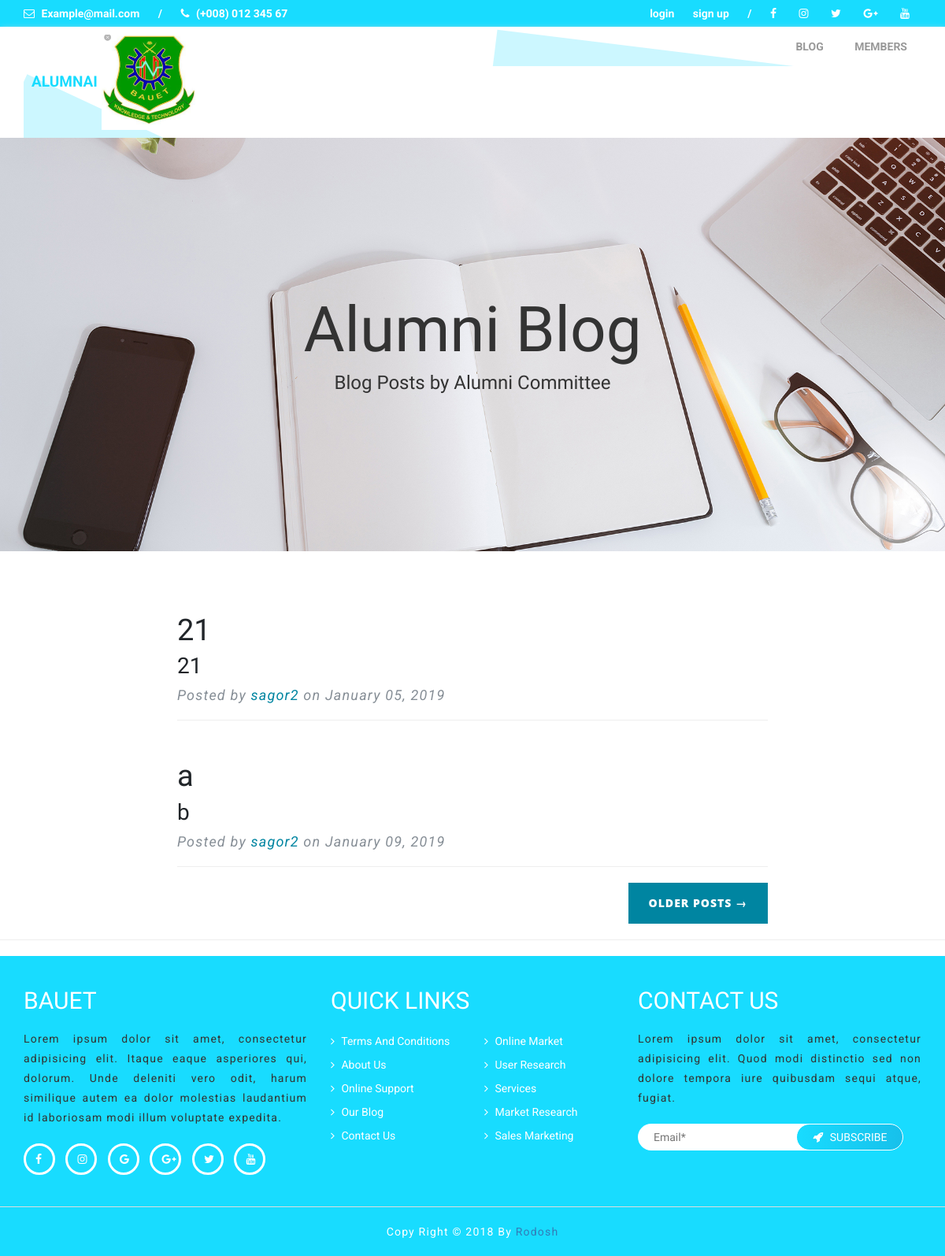
Screenshot of /blog.php with the database file from the repository.
### tables this page shows
CREATE TABLE `blogs` (
  `blog_id` int(11) NOT NULL,
  `user_id` int(11) NOT NULL,
  `title` varchar(255) NOT NULL,
  `subtitle` varchar(255) NOT NULL,
  `content` text NOT NULL,
  `post_date` timestamp NOT NULL DEFAULT CURRENT_TIMESTAMP
);

CREATE TABLE `users` (
  `user_id` int(11) NOT NULL,
  `name` varchar(100) NOT NULL,
  `department_name` varchar(50) NOT NULL,
  `roll` int(50) NOT NULL,
  `session` varchar(50) NOT NULL,
  `passing_year` int(11) NOT NULL,
  `email` varchar(50) NOT NULL,
  `password` varchar(50) NOT NULL,
  `user_type` varchar(50) NOT NULL DEFAULT 'student',
  `verify_status` tinyint(4) NOT NULL DEFAULT '0',
  `last_activity` timestamp NOT NULL DEFAULT CURRENT_TIMESTAMP ON UPDATE CURRENT_TIMESTAMP
);

### classes/Database.php (called while the page is built, shortened)
<?php
class Database
{
	public $host   = "localhost";
    public $user   = "root";
    public $pass   = "";
    public $dbname = "alumni";
	function __construct(){
		$this->connection = new mysqli($this->host, $this->user, $this->pass, $this->dbname);
	}
}

### classes/Blog.php (called while the page is built, shortened)
<?php
include_once('Database.php');
class Blog
{
    public $db;
    function __construct(){
        $this->db = new Database();
    }
    public function all_blogs(){
        $sql = "SELECT * FROM blogs ORDER BY post_date ASC";
        $result = $this->db->connection->query($sql);
        if ($result->num_rows > 0) {
            return $result;
        } else {
            return false;
        }
    }
}

### classes/User.php (called while the page is built, shortened)
<?php
class User
{
    public $db;
    function __construct(){
        include_once('Database.php');
        $this->db = new Database();
    }
    public function get_name_by_id($user_id){
        $sql = "SELECT name FROM users WHERE user_id='$user_id' LIMIT 1";
        $result = $this->db->connection->query($sql);
        $row=mysqli_fetch_assoc($result);
        if ($row) {
            return $row['name'];
        } else {
            return false;
        }
    }
}

### blog.php (the view, shortened to what this page needs)
<?php include_once('header.php');?>
    <div class="masthead" style="background-image: url('img/home-bg.jpg')">
      <div class="container">
        <div class="row">
          <div class="col-lg-offset-2 col-lg-8 col-md-offset-1 col-md-10 mx-auto">
            <div class="site-heading">
              <h1>Alumni Blog</h1>
              <span class="subheading">Blog Posts by Alumni Committee</span>
            </div>
          </div>
        </div>
      </div>
    </div>
    <div class="container">
      <div class="row">
        <div class="col-lg-offset-2 col-lg-8 col-md-offset-1 col-md-10 mx-auto">
			<?php
				$blogs = $blog->all_blogs();
				foreach ($blogs as $blog) {
			?>
	          	<div class="post-preview">
		            <a href="post.php?blog_id=<?php echo $blog['blog_id'];?>">
		              <h2 class="post-title">
		                <?php echo $blog['title'];?>
		              </h2>
		              <h3 class="post-subtitle">
		                <?php echo $blog['subtitle'];?>
		              </h3>
		            </a>
		            <p class="post-meta">Posted by
		              <span style="color:#0085a1;"><?php echo $user->get_name_by_id($blog['user_id']);?></span> on <?php echo date('F d, Y', strtotime($blog['post_date']));?></p>
	          	</div>
	          	<hr>
			<?php
				}
			?>
          <div class="clearfix">
            <a class="btn custom-button float-right" href="#">Older Posts &rarr;</a>
          </div>
        </div>
      </div>
    </div>
    <hr>
<?php include_once('footer.php');?>

### header.php (shortened to what this page needs)
<?php
    include_once('classes/User.php');
    $user = new User();
    include_once('classes/Department.php');
    include_once('classes/Blog.php');
    $blog = new Blog();
?>
<!DOCTYPE html>
<html lang="en">
    <head>
        <link rel="stylesheet" href="css/bootstrap.min.css">
        <link rel="stylesheet" href="css/owl.carousel.min.css">
        <link rel="stylesheet" href="css/owl.theme.default.min.css">
        <link rel="stylesheet" href="css/font-awesome.min.css">
        <link rel="stylesheet" href="css/animate.css">
        <link rel="stylesheet" href="css/prettyPhoto.css">
        <link rel="stylesheet" href="//code.jquery.com/ui/1.12.1/themes/base/jquery-ui.css">
        <link rel="stylesheet" href="style.css">
    </head>
    <body>
        <header class="v-header-area-start">
            <div class="container">
                <div class="row">
                    <div class="v-header-area">
                        <div class="col-md-6">
                            <div class="v-header-left pull-left">
                                <span><i class="fa fa-envelope-o"> </i> Example@mail.com</span>
                                <span> / </span>
                                <span><i class="fa fa-phone"> </i> (+008) 012 345 67</span>
                            </div>
                        </div>
                        <div class="col-md-6">
                            <div class="v-header-right pull-right">
                                <?php
                                    if(isset($_SESSION['user_type']) && !empty($_SESSION['user_type'])) {
                                ?>
                                    <a href="logout.php?action=logout">logout</a>
                                <?php
                                    }else{
                                ?>
                                    <a href="login.php">login</a>
                                    <a href="signup.php">sign up</a>
                                <?php
                                    }
                                ?>
                                <span> / </span>
                                <a href="#"><i class="fa fa-facebook"></i></a>
                                <a href="#"><i class="fa fa-instagram"></i></a>
                                <a href="#"><i class="fa fa-twitter"></i></a>
                                <a href="#"><i class="fa fa-google-plus"></i></a>
                                <a href="#"><i class="fa fa-youtube"></i></a>
                            </div>
                        </div>
                    </div>
                </div>
            </div>
        </header>
        <nav class="v-nav-area-start">
            <div class="container">
                <div class="row">
                    <div class="col-md-4">
                        <div class="v-logo-area">
                            <a href="index.php" class="v-logo">alumnai   <img src="img/logo.png" alt="logo"></a>
                        </div>
                    </div>
                    <?php include_once('menu.php');?>
                </div>
            </div>
        </nav>

### menu.php (shortened to what this page needs)
<div class="col-md-8 v-menu-area">
	<ul>
	    <li><a href="blog.php">Blog</a></li>
	    <li><a href="members.php">Members</a></li>
	</ul>
</div>

### footer.php (shortened to what this page needs)
<footer class="footer-area-start">
    <div class="container">
        <div class="row">
            <div class="footer-area">
                <div class="col-md-4">
                    <div class="single-footer">
                        <h2>BAUET</h2>
                        <p>Lorem ipsum dolor sit amet, consectetur adipisicing elit. Itaque eaque asperiores qui, dolorum. Unde deleniti vero odit, harum similique autem ea dolor molestias laudantium id laboriosam modi illum voluptate expedita.</p>
                        <a href="#"><i class="fa fa-facebook"></i></a>
                        <a href="#"><i class="fa fa-instagram"></i></a>
                        <a href="#"><i class="fa fa-google"></i></a>
                        <a href="#"><i class="fa fa-google-plus"></i></a>
                        <a href="#"><i class="fa fa-twitter"></i></a>
                        <a href="#"><i class="fa fa-youtube"></i></a>
                    </div>
                </div>
                <div class="col-md-4">
                    <div class="single-footer">
                        <h2>quick links</h2>
                        <div class="row">
                            <div class="col-md-6">
                                <div class="links">
                                    <ul>
                                        <li><a href="#"><i class="fa fa-angle-right"></i> terms and conditions</a></li>
                                        <li><a href="#"><i class="fa fa-angle-right"></i> about us</a></li>
                                        <li><a href="#"><i class="fa fa-angle-right"></i> online support</a></li>
                                        <li><a href="#"><i class="fa fa-angle-right"></i> our blog</a></li>
                                        <li><a href="#"><i class="fa fa-angle-right"></i> contact us</a></li>
                                    </ul>
                                </div>
                            </div>
                            <div class="col-md-6">
                                <div class="links">
                                    <ul>
                                        <li><a href="#"><i class="fa fa-angle-right"></i> online market</a></li>
                                        <li><a href="#"><i class="fa fa-angle-right"></i> user research</a></li>
                                        <li><a href="#"><i class="fa fa-angle-right"></i> services</a></li>
                                        <li><a href="#"><i class="fa fa-angle-right"></i> market research</a></li>
                                        <li><a href="#"><i class="fa fa-angle-right"></i> sales marketing</a></li>
                                    </ul>
                                </div>
                            </div>
                        </div>
                    </div>
                </div>
                <div class="col-md-4">
                    <div class="single-footer">
                        <h2>contact us</h2>
                        <p>Lorem ipsum dolor sit amet, consectetur adipisicing elit. Quod modi distinctio sed non dolore tempora iure quibusdam sequi atque, fugiat.</p>
                        <form action="" method="POST">
                            <input type="text" name="email" id="email" placeholder="Email*">
                            <button type="submit"> <i class="fa fa-rocket"></i> subscribe</button>
                        </form>
                    </div>
                </div>
            </div>
        </div>
    </div>
</footer>
<section class="copy-right-area">
    <div class="container">
        <div class="row">
            <div class="copy-right text-capitalize">
                <p class="text-center">copy right &copy; 2018 by <a href="www.iprantoplanet.com">Rodosh</a></p>
            </div>
        </div>
    </div>
</section>
</body>
</html>

### style.css (style rules this page uses)
* { margin: 0; padding: 0 }
body { font-family: Bungee }
h1,h2,h3,h4,h5,h6 { margin: 0; padding: 0; font-family: Bungee }
p { margin: 0; padding: 0; font-family: Roboto; letter-spacing: 1.2px; line-height: 22px; }
ul { list-style: none; margin: 0; padding: 0 }
a { text-decoration: none; display: inline-block; font-family: roboto }
i { font-weight: 700; margin-right: 5px }
img { width: 100% }
header.v-header-area-start { color: #fff; font-weight: 700; padding: 7px 0 }
.v-header-left.pull-left > span { margin-right: 20px }
.v-header-right.pull-right > span { margin-left: 20px }
.v-header-right.pull-right a { display: inline-block; padding: 0 10px; color: #fff }
.v-header-right.pull-right span { margin: 10px }
nav { box-shadow: 1px 3px 8px 0 #dddddd; }
.v-logo-area { overflow: hidden; position: relative; width: 100%; }
.v-logo-area::before { background: #18dcff none repeat scroll 0 0; content: ""; height: 87%; left: -10%; opacity: 0.22; position: absolute; top: 85%; transform: rotate(25deg); width: 86%; z-index: -9; }
.v-logo-area a.v-logo { display: inline-block; font-size: 19px; font-weight: 700; padding: 10px; text-transform: uppercase; }
.v-menu-area { text-align: right; overflow: hidden; position: relative; }
.v-logo > img { width: 120px; }
.v-menu-area::before { background: #18dcff none repeat scroll 0 0; content: ""; height: 184%; left: 28%; opacity: 0.22; position: absolute; top: 101%; transform: rotate(7deg); width: 100%; z-index: -9; }
.v-menu-area ul li { display: inline }
.v-menu-area ul li a { display: inline-block; }
.v-menu-area ul li a { color: #999; display: inline-block; font-weight: 700; padding: 15px 18px; text-transform: uppercase; transition: 0.2s ease-in }
footer.footer-area-start { padding: 40px 0; }
.single-footer > h2 { color: #fff; font-family: Bungee; margin-bottom: 20px; text-transform: uppercase; }
.single-footer > p { font-size: 14px; line-height: 25px; margin-bottom: 20px; text-align: justify; }
.single-footer > a { border: 3px solid #fff; border-radius: 72%; color: #fff; display: inline-block; height: 40px; margin-right: 10px; padding: 7px 12px; width: 40px; transition: 0.2s ease-in }
.links a { color: #fff; display: block; padding: 5px 0; text-transform: capitalize; }
.single-footer form input { border: 0 none; border-radius: 20px; padding: 7px 20px; width: 73%; }
.single-footer form button { background: rgba(0, 0, 0, 0) linear-gradient(to left, #17c0eb, #18dcff) repeat scroll 0 0; border: 1px solid #fff; border-radius: 20px; color: #fff; margin-left: -65px; padding: 6px 20px; text-transform: uppercase; }
.copy-right-area { border-top: 1px solid #ddd; padding: 20px 0px; color: #fff }
.color, .v-logo-area a.v-logo, .text-color, .v-title h1, .about-content > h1, .about-content ul li i, .v-services-description > h1, .single-chart .labelLink, .v-counter-area-start, .check-color, .single-footer > a:hover { color: #18dcff }
.v-profile-area, .bg-primary, header.v-header-area-start, .v-purchase-area-start, .v-title > h1:after, .v-single-head, .v-help-area-start, footer.footer-area-start, .copy-right-area { background: #18dcff none repeat scroll 0 0 }
.masthead { margin-bottom: 50px; background: no-repeat center center; background-color: #868e96; background-attachment: scroll; position: relative; background-size: cover; }
.site-heading { text-align: center; padding:200px 0; }
.site-heading h1 { font-size: 80px; }
.site-heading .subheading { font-size: 24px; font-weight: 300; line-height: 1.1; display: block; margin: 10px 0 0; }
.mx-auto { margin-left;auto; margin-right:auto; }
.post-preview>a { color:#212529; transition: all .2s; text-decoration: none; }
.post-title { font-size: 38px; margin-top: 30px; margin-bottom:10px; }
.post-preview>a>.post-subtitle { font-weight: 300; margin: 0 0 10px; font-size:28px; }
.post-preview>.post-meta { font-size: 18px; font-style: italic; margin-top: 0; color: #868e96; }
.custom-button { color: #fff; background-color: #0085a1; border-color: #0085a1; font-size: 14px; font-weight: 800; padding: 15px 25px; letter-spacing: 1px; text-transform: uppercase; border-radius: 0; font-family: 'Open Sans','Helvetica Neue',Helvetica,Arial,sans-serif; float:right; }
.container { max-width:1170px; margin:auto; }
img { max-width:100%; }

### rows the page displays
blogs: title "21", subtitle "21", user.name "sagor2", post_date "January 05, 2019"
blogs: title "a", subtitle "b", user.name "sagor2", post_date "January 09, 2019"
